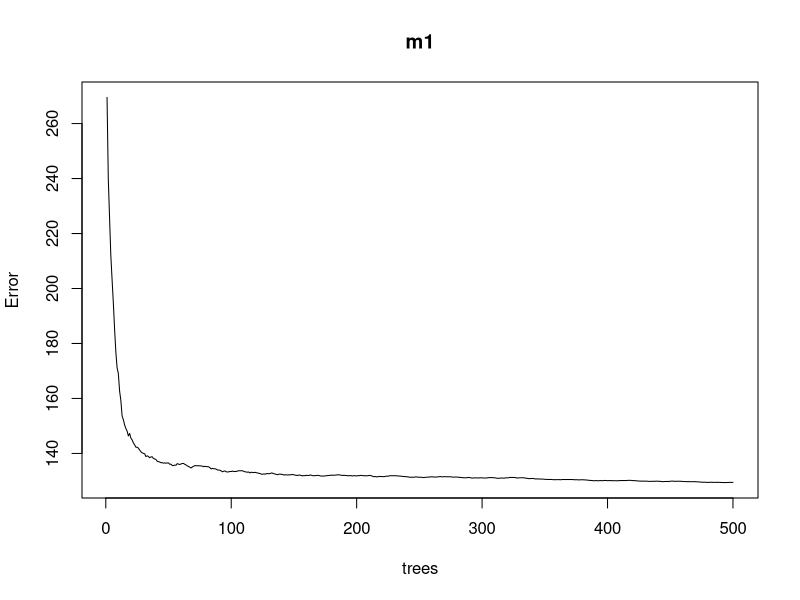
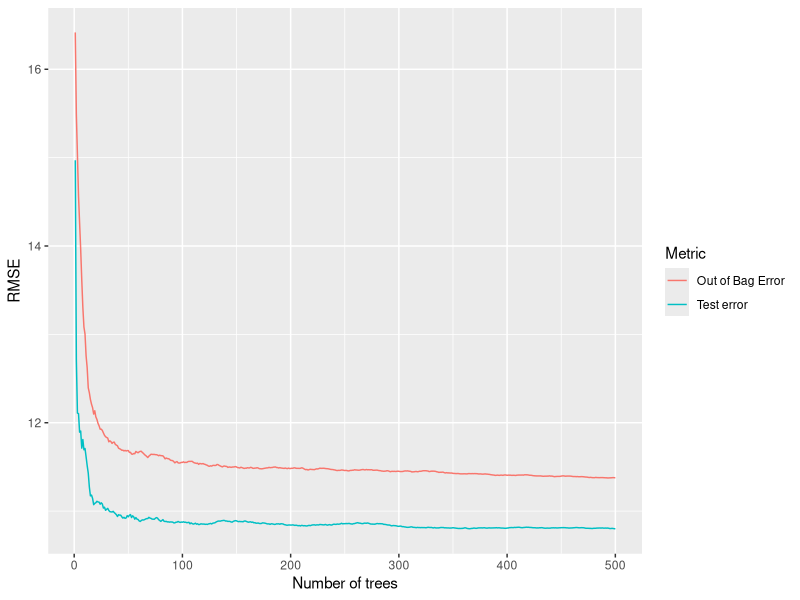
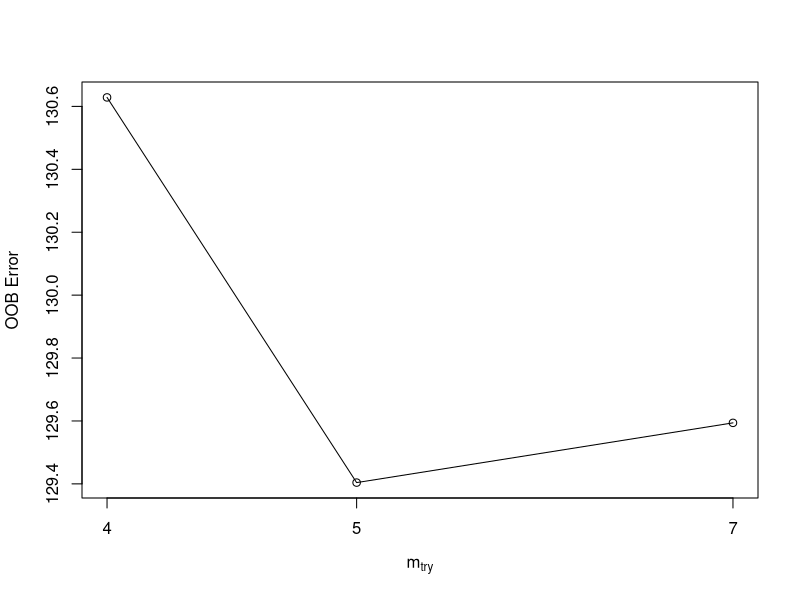

These figures' R source, in order: (Note: this script raises an error after producing the figures.)
#score predictions
library(ggplot2)
library(corrplot)
library(readr)
library(dplyr)
library(fastDummies)
library(caret)
library(ranger)
library(rsample)
library(randomForest)
library(tidyverse)

#This file presents a method of building multiple regression Random Forest 
#models in order to predict the home and away point totals in NBA matchups. 
#Combining the point-total predictions made by each model enables us to predict
#which team will win each game with an accuracy around 70%. 


#nba games from October 29 2022 through April 2, 2023
data1 <- read_csv("NBA_2223_Data.csv")
colnames(data1) <- gsub(" ", "_", colnames(data1))
data1 <- na.omit(data1)

set.seed(123)
n_rows<- nrow(data1)
train_idx <- sample(seq_len(n_rows),size = floor(.75*n_rows), replace = FALSE)
train_data <- data1[train_idx, ]
test_data <- data1[-train_idx, ]


#awaypointsdata <- data1 %>% select(-Home_Team,-Away_Team,-Home_Pts,-Home_Win)

#homepointsdata <- data1 %>% select(-Home_Team,-Away_Team,-Visitor_Pts,-Home_Win)
#data1[, -which(names(data1) == "Home_Win")] <- scale(data1[, -which(names(data1) == "Home_Win")])



away_train <- train_data %>% select(-Home_Team,-Away_Team,-Home_Pts,-Home_Win)
away_test <- test_data %>% select(-Home_Team,-Away_Team,-Home_Pts,-Home_Win)

"set.seed(123)
away_split <- initial_split(awaypointsdata,prop = .7)
away_train <- training(away_split)
away_test <- testing(away_split)"


#set seed for reproducibility
set.seed(123)

#baseline random forest
m1 <- randomForest(formula = Visitor_Pts~.,
                   data = away_train)
#plot of ntree versus mse
plot(m1)

#calculate minimum mse for each value of ntree
which.min(m1$mse) #290

sqrt(m1$mse[which.min(m1$mse)]) #average margin error of 11.87124


#create training and validation set 
set.seed(123)

#training data
away_train_v2 <- away_train

#validation data
away_valid <- away_test
x_test <- away_valid[setdiff(names(away_valid), "Visitor_Pts")]
y_test <- away_valid$Visitor_Pts

#build model
set.seed(123)
rf_oob_comp <- randomForest(
  formula = Visitor_Pts~.,
  data = away_train_v2,
  xtest = x_test,
  ytest = y_test
)

#get OOB and validation errors
oob <- sqrt(rf_oob_comp$mse)
validation <- sqrt(rf_oob_comp$test$mse)

# compare error rates
tibble::tibble(
  `Out of Bag Error` = oob,
  `Test error` = validation,
  ntrees = 1:rf_oob_comp$ntree
) %>%
  gather(Metric, RMSE, -ntrees) %>%
  ggplot(aes(ntrees, RMSE, color = Metric)) +
  geom_line() +
  scale_y_continuous() +
  xlab("Number of trees")

#tuning random forest
features <- setdiff(names(away_train), "Visitor_Pts")

set.seed(123)
m2 <- tuneRF(
  x = away_train[features],
  y = away_train$Visitor_Pts,
  ntreeTry = 500,
  mtryStart = 5,
  stepFactor = 1.5,
  improve = 0.005,
  trace = FALSE
)
#optimal mtry = 10

set.seed(123)
system.time(
  away_ranger <- ranger(
    formula = Visitor_Pts~.,
    data = away_train,
    num.trees = 500,
    mtry = 5,
    importance = 'impurity'
  )
)
#plot of ranger model's variable importances

away_ranger$variable.importance %>% 
  tidy() %>%
  dplyr::arrange(desc(x)) %>%
  dplyr::top_n(25) %>%
  ggplot(aes(reorder(names, x), x)) +
  geom_col() +
  coord_flip() +
  ggtitle("Top 25 Most Important Variables in Predicting Away Points")+
  xlab("Metric") + ylab("Importance")

#parameters to search over, mtry, ntree, node size, sample size
hyper_grid <- expand.grid(
  mtry = seq(5,20,by=3),
  ntree = seq(400,500,by=50),
  node_size = seq(3,9,by=2),
  sample_size = c(.55, .632, .70, .80),
  OOB_RMSE = 0
)

for(i in 1:nrow(hyper_grid)){
  model <- ranger(
    formula = Visitor_Pts~.,
    data = away_train,
    num.trees = hyper_grid$ntree[i],
    mtry = hyper_grid$mtry[i],
    min.node.size   = hyper_grid$node_size[i],
    sample.fraction = hyper_grid$sample_size[i],
    seed            = 123
  )
  hyper_grid$OOB_RMSE[i] <- sqrt(model$prediction.error)
}

hyper_grid %>%
  dplyr::arrange(OOB_RMSE) %>%
  head(10)

plot(hyper_grid$mtry,hyper_grid$OOB_RMSE)
#plugging in the optimal tuning parameters that we found 
#to create our optimal ranger model

set.seed(123)
OOB_RMSE <- vector(mode = "numeric", length = 100)
for(i in seq_along(OOB_RMSE)){
  optimal_away_ranger <- ranger(
    formula = Visitor_Pts~.,
    data = away_train, 
    num.trees = 400,
    mtry = 20,
    min.node.size = 9,
    sample.fraction = .632,
    importance = 'impurity'
  )
  OOB_RMSE[i] <- sqrt(optimal_away_ranger$prediction.error)
}

#This is a historgram of OOB_RMSE, where we can get a better feel for where
#our actual OOB_RMSE will fall
hist(OOB_RMSE,breaks = 20)

#variable importances from our best ranger model

optimal_away_ranger$variable.importance %>% 
  tidy() %>%
  dplyr::arrange(desc(x)) %>%
  dplyr::top_n(25) %>%
  ggplot(aes(reorder(names, x), x)) +
  geom_col() +
  coord_flip() +
  ggtitle("Top 25 Most Important Variables in Predicting Away Points") + 
  xlab("Metric") + ylab("Importance (Unscaled)")

set.seed(123)
away_test_preds <- predict(away_ranger,data = away_test)
away_test_preds <- away_test_preds$predictions

actual_away_pts <- away_test$Visitor_Pts

away_vals <- tibble(away_test_preds,actual_away_pts)
away_differences <- away_vals$away_test_preds - away_vals$actual_away_pts

summary(away_differences)


#-----------------------------------------------
#build home points model

#set seed for reproducibility
home_train <- train_data %>% select(-Home_Team,-Away_Team,-Visitor_Pts,-Home_Win)
home_test <- test_data %>% select(-Home_Team,-Away_Team,-Visitor_Pts,-Home_Win)
set.seed(123)

#baseline random forest
m1 <- randomForest(formula = Home_Pts~.,
                   data = home_train)
#plot of ntree versus mse
plot(m1)

#calculate minimum mse for each value of ntree
which.min(m1$mse) #290

sqrt(m1$mse[which.min(m1$mse)]) #average margin error of 11.87124


#create training and validation set 


#training data
home_train_v2 <- home_train

#validation data
home_valid <- home_test
x_test <- home_valid[setdiff(names(home_valid), "Home_Pts")]
y_test <- home_valid$Home_Pts

#build model
set.seed(123)
rf_oob_comp <- randomForest(
  formula = Home_Pts~.,
  data = home_train_v2,
  xtest = x_test,
  ytest = y_test
)

#get OOB and validation errors
oob <- sqrt(rf_oob_comp$mse)
validation <- sqrt(rf_oob_comp$test$mse)

# compare error rates
tibble::tibble(
  `Out of Bag Error` = oob,
  `Test error` = validation,
  ntrees = 1:rf_oob_comp$ntree
) %>%
  gather(Metric, RMSE, -ntrees) %>%
  ggplot(aes(ntrees, RMSE, color = Metric)) +
  geom_line() +
  scale_y_continuous() +
  xlab("Number of trees")

#tuning random forest
features <- setdiff(names(home_train), "Home_Pts")

set.seed(123)

m2 <- tuneRF(
  x = home_train[features],
  y = home_train$Home_Pts,
  ntreeTry = 500,
  mtryStart = 10,
  stepFactor = 1.5,
  improve = 0.005,
  trace = FALSE
)
#optimal mtry = 15

set.seed(123)
system.time(
  home_ranger <- ranger(
    formula = Home_Pts~.,
    data = home_train,
    num.trees = 500,
    mtry = 7,
    importance = 'impurity'
  )
)
#plot of ranger model's variable importances

home_ranger$variable.importance %>% 
  tidy() %>%
  dplyr::arrange(desc(x)) %>%
  dplyr::top_n(25) %>%
  ggplot(aes(reorder(names, x), x)) +
  geom_col() +
  coord_flip() +
  ggtitle("Top 25 Most Important Variables in Predicting Home Points") + 
  xlab("Metric") + ylab("Importance (Unscaled)")

#parameters to search over, mtry, ntree, node size, sample size
hyper_grid <- expand.grid(
  mtry = seq(10,22,by=3),
  ntree = seq(400,500,by=50),
  node_size = seq(3,9,by=2),
  sample_size = c(.55, .632, .70, .80),
  OOB_RMSE = 0
)


for(i in 1:nrow(hyper_grid)){
  model <- ranger(
    formula = Home_Pts~.,
    data = home_train,
    num.trees = hyper_grid$ntree[i],
    mtry = hyper_grid$mtry[i],
    min.node.size   = hyper_grid$node_size[i],
    sample.fraction = hyper_grid$sample_size[i],
    seed            = 123
  )
  hyper_grid$OOB_RMSE[i] <- sqrt(model$prediction.error)
}

hyper_grid %>%
  dplyr::arrange(OOB_RMSE) %>%
  head(10)

plot(hyper_grid$mtry,hyper_grid$OOB_RMSE)
#plugging in the optimal tuning parameters that we found 
#to create our optimal ranger model

set.seed(123)
OOB_RMSE <- vector(mode = "numeric", length = 100)
for(i in seq_along(OOB_RMSE)){
  optimal_home_ranger <- ranger(
    formula = Home_Pts~.,
    data = home_train, 
    num.trees = 450,
    mtry = 10,
    min.node.size = 9,
    sample.fraction = .632,
    importance = 'impurity'
  )
  OOB_RMSE[i] <- sqrt(optimal_home_ranger$prediction.error)
}

#This is a historgram of OOB_RMSE, where we can get a better feel for where
#our actual OOB_RMSE will fall
hist(OOB_RMSE,breaks = 20)

#variable importances from our best ranger model
optimal_home_ranger$variable.importance %>% 
  tidy() %>%
  dplyr::arrange(desc(x)) %>%
  dplyr::top_n(25) %>%
  ggplot(aes(reorder(names, x), x)) +
  geom_col() +
  coord_flip() +
  ggtitle("Top 25 Most Important Variables in Predicting Home Points") + 
  xlab("Metric") + ylab("Importance (Unscaled)")

#Making predictions for the home team's number of points
test_preds <- predict(home_ranger,data = home_test)
home_test_preds <- test_preds$predictions

#actual points scored by the home team
actual_home_pts <- home_test$Home_Pts

#seeing how far off the model was in predicting the home team's points 
#for each game. 
home_vals <- tibble(home_test_preds,actual_home_pts)
home_differences <- home_vals$home_test_preds - home_vals$actual_home_pts
summary(home_differences)


#this is the concatenation of the two models. By predicting both the home and 
#away team's points, we can make a prediction for which team will win the 
#game. 
frame <- tibble(home_test_preds,away_test_preds)
differences <- frame$home_test_preds - frame$away_test_preds
pred_winners <- ifelse(differences>0,1,0)
act_winners <- test_data$Home_Win

win_tab <- tibble(pred_winners,act_winners)
table <- table(win_tab$pred_winners,win_tab$act_winners)
#69.34 overall
#
#-------------------------------------------------------------
#sampling the same random rows, and making predictions on each

diff_pts <- data1$Home_Pts - data1$Visitor_Pts
diff_elo <- data1$Home_ELO - data1$Away_ELO

# Create a data frame with the differences
diff_df <- data.frame(Diff_Pts = diff_pts, Diff_ELO = diff_elo)
df2_neg <- diff_df %>% filter(Diff_ELO<0)
df2_pos <- diff_df %>% filter(Diff_ELO >=0)

# Scatter plot with regression line for df2_neg
ggplot(df2_neg, aes(x = Diff_ELO, y = Diff_Pts)) +
  geom_point() +
  geom_smooth(method = "lm", se = FALSE, color = "red") +
  labs(x = "Home ELO - Away ELO", y = "Home Pts - Away Pts") +
  ggtitle("Difference in ELO vs Scoring Margin (Away ELO > Home ELO)")

# Scatter plot with regression line for df2_pos
ggplot(df2_pos, aes(x = Diff_ELO, y = Diff_Pts)) +
  geom_point() +
  geom_smooth(method = "lm", se = FALSE, color = "red") +
  labs(x = "Home ELO - Away ELO", y = "Home Pts - Away Pts") +
  ggtitle("Difference in ELO vs Scoring Margin (Away ELO < Home ELO)")

#This plot demonstrates how ELO can be seen as an effective predictor for the 
#results of NBA games. 

ggplot(diff_df, aes(x = Diff_ELO, y = Diff_Pts)) +
  geom_point() +
  geom_smooth(method = "lm", se = FALSE, color = "red") +
  labs(x = "Home ELO - Away ELO", y = "Home Pts - Away Pts") +
  ggtitle("Difference in ELO vs Scoring Margin")
